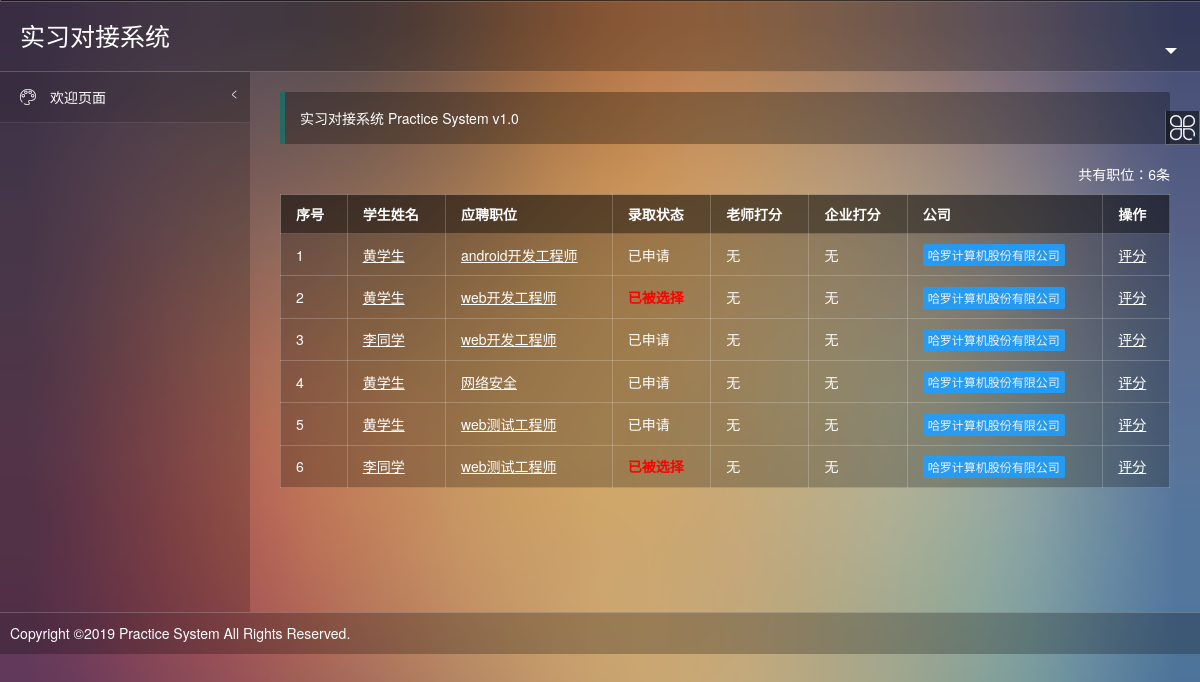
The page /practice/enterprise/internmanage/ (signed in) on the database as committed earlier.
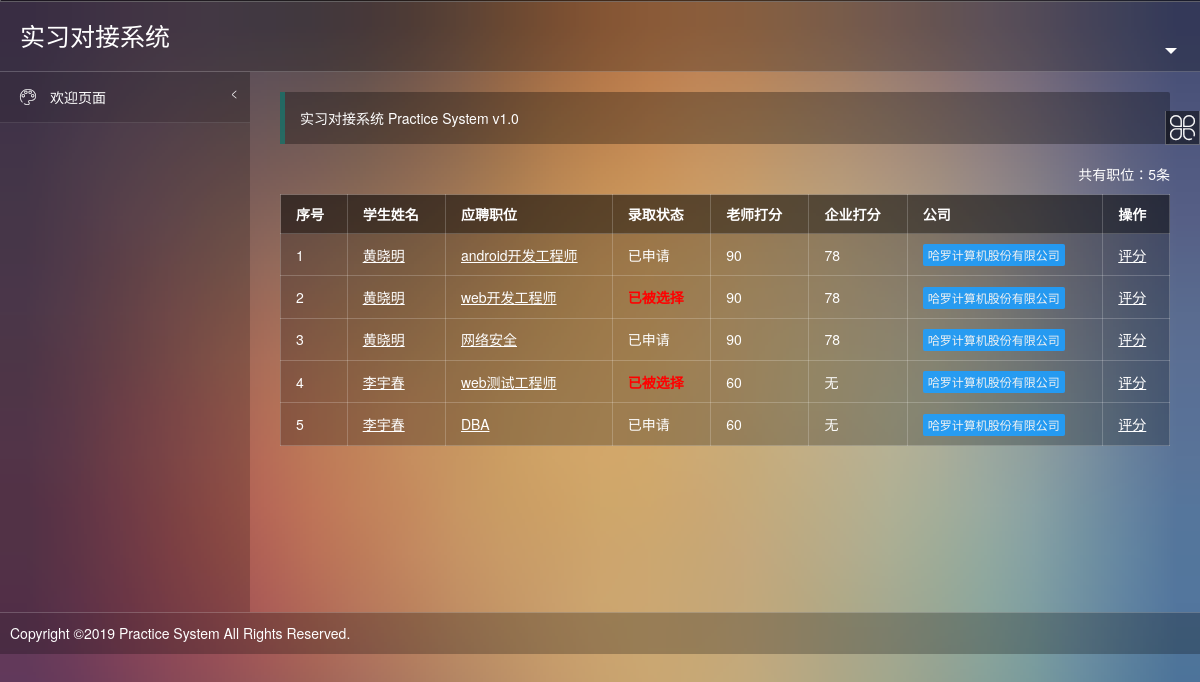
The same page on the database as committed later.
### practice/models.py (models this page shows, shortened)
class Choice(models.Model):
    choice_id = models.IntegerField(primary_key=True)
    job_id = models.ForeignKey(Job, db_column='job_id', on_delete=models.CASCADE)
    stu_id = models.ForeignKey(Student, db_column='stu_id', on_delete=models.CASCADE)
    result = models.BooleanField(default=False)

class Student(models.Model):
    stu_id = models.IntegerField(primary_key=True, db_column='stu_id',  blank=False)
    tea_id = models.ForeignKey(Teacher,  db_column='tea_id',  on_delete=models.CASCADE)
    stu_pwd = models.CharField(max_length=20)
    stu_name = models.CharField(max_length=10)
    stu_age = models.IntegerField(default=0)
    phone_num = models.CharField(max_length=11)
    e_mail = models.CharField(max_length=15)
    major = models.CharField(max_length=20)
    grade = models.IntegerField(default=0)
    stu_class = models.CharField(max_length=10)
    address = models.CharField(max_length=40)
    political_status = models.CharField(max_length=10)
    target_post = models.CharField(max_length=20)
    intention_area = models.CharField(max_length=40)
    resume = models.FileField(upload_to='practice/resume/')
    tripartite_agreement = models.BooleanField(default=False)
    practice_agreement = models.BooleanField(default=False)
    employment_agreement = models.BooleanField(default=False)
    tea_mark = models.IntegerField(default=0)
    ent_mark = models.IntegerField(default=0)

class Job(models.Model):
    job_id = models.IntegerField(primary_key=True,  db_column='job_id')
    ent_id = models.ForeignKey(Enterprise,  db_column='ent_id',  on_delete=models.CASCADE)
    job_name = models.CharField(max_length=20)
    job_desc = models.CharField(max_length=100)
    employ_num = models.IntegerField(default=0)
    salary = models.IntegerField(default=0)
    job_time = models.IntegerField(default=0)

class Enterprise(models.Model):
    ent_id = models.IntegerField(primary_key=True, db_column='ent_id',  blank=False)
    ent_pwd = models.CharField(max_length=20)
    ent_name = models.CharField(max_length=40)
    introduction = models.CharField(max_length=150)
    ent_address = models.CharField(max_length=40)
    ent_phone = models.CharField(max_length=11)
    ent_email = models.CharField(max_length=15)
    principal = models.CharField(max_length=10)

### practice/enterprise/views.py (the view)
# urls.py: path('internmanage/', views.internmanage, name='internmanage'),
def internmanage(request):
    session = request.session
    role_id = int(session['role_id'])
    ent_id = int(session['user_id'])
    context = {}
    context['menu'] = daoapp.getMenu(role_id=role_id)
    context['username'] = daoapp.getUsername(role_id, ent_id)
    enterprise = Enterprise.objects.get(ent_id=ent_id)
    jobs = Job.objects.filter(ent_id=enterprise)
    choices = []
    for job in jobs:
        choices += Choice.objects.filter(job_id=job)
    context['choices'] = choices
    context['role_name'] = 'enterprise'
    return render(request, 'practice/studentlist.html', context)

### practice/daoapp.py (called while the page is built)
def getMenu(role_id):
    role_id = int(role_id)
    datas = Menu.objects.filter(role_id = role_id)
    parentMenu = {}
    menu = {}
    for m in datas:
        if m.parent_id == 0:
            parentMenu[m.menu_id] = m.menu_name
            menu[m.menu_name] = {}
            menu[m.menu_name][m.menu_name] = m.url_name
    for m in datas:
        if m.parent_id != 0:
            pmenuname = parentMenu[m.parent_id]
            if pmenuname in menu[pmenuname].keys():
                del menu[pmenuname][pmenuname]
            menu[pmenuname][m.menu_name] = m.url_name
    return menu

def getUsername(role_id, user_id):
    username = ''
    if not isinstance(role_id, int) or not isinstance(user_id, int):
        return None
    if role_id == 2:    #如果是老师
        username = Teacher.objects.get(tea_id=user_id).tea_name
    elif role_id == 3:  #如果是企业
        username = Enterprise.objects.get(ent_id=user_id).ent_name
    elif role_id == 4:  #如果是学生
        username = Student.objects.get(stu_id=user_id).stu_name
    return username

### practice/templates/practice/studentlist.html (shortened to what this page needs)
{% extends 'practice/template.html' %}
{% block frame %}
<span class="x-right" style="line-height:40px">共有职位：{{ choices|length }}条</span>
<table class="layui-table">
    <thead>
    <tr>
        <th>
            序号
        </th>
        <th>
            学生姓名
        </th>
        <th>
            应聘职位
        </th>
        <th>
            录取状态
        </th>
        <th>
            老师打分
        </th>
        <th>
            企业打分
        </th>
        <th>
            公司
        </th>
        <th>
            操作
        </th>
    </tr>
    </thead>
    <tbody>
    {% for choice in choices %}
    <tr>
        <td>
            {{ forloop.counter }}
        </td>
        <td>
            <a href="/practice/{{ role_name }}/information{% if role_name == 'teacher' %}student{% endif %}/{{ choice.stu_id.stu_id }}/">
                <u>{{ choice.stu_id.stu_name }}</u>
            </a>
        </td>
        <td >
            <u style="cursor:pointer" onclick="member_show('{{ choice.job_id.job_name }}','/practice/{{ role_name }}/showjob/{{ choice.job_id.job_id }}/','800','500')">
                {{ choice.job_id.job_name }}
            </u>
        </td>
        <td >
            {% if choice.result %}
            <b style="color: red">已被选择</b>
            {% else %}
            已申请
            {% endif %}
        </td>
        <td >
            {% if choice.stu_id.tea_mark %}{{ choice.stu_id.tea_mark }}{% else %}无{% endif %}
        </td>
        <td >
            {% if choice.stu_id.ent_mark %}{{ choice.stu_id.ent_mark }}{% else %}无{% endif %}
        </td>
        <td class="td-status">
            <span class="layui-btn layui-btn-normal layui-btn-mini">
                {% if role_name == 'teacher' %}
                <a href="/practice/{{ role_name }}/information/{{ choice.job_id.ent_id.ent_id }}/">{{ choice.job_id.ent_id.ent_name }}</a>
                {% else %}
                <a href="/practice/{{ role_name }}/">{{ choice.job_id.ent_id.ent_name }}</a>
                {% endif %}
            </span>
        </td>
        <td class="td-manage">
            <u style="cursor:pointer" >
                <a href="javascript:mark({{ choice.stu_id.stu_id }})">评分</a>
            </u>
        </td>
    </tr>
    {% endfor %}
    </tbody>
</table>
{% endblock %}

Rows that differ between the two databases and show on the page:
removed Choice: stu_id.stu_name "李同学", job_id.job_name "web开发工程师", result "已申请", shows "无", job_id.ent_id.ent_name "哈罗计算机股份有限公司"
removed Choice: stu_id.stu_name "黄学生", job_id.job_name "web测试工程师", result "已申请", shows "无", job_id.ent_id.ent_name "哈罗计算机股份有限公司"
changed through a linked row, Choice "android开发工程师": stu_id.stu_name "黄学生" → "黄晓明"; stu_id.tea_mark (not shown) → "90"; stu_id.ent_mark (not shown) → "78"; no longer shows "无 无"
changed through a linked row, Choice "web开发工程师": stu_id.stu_name "黄学生" → "黄晓明"; stu_id.tea_mark (not shown) → "90"; stu_id.ent_mark (not shown) → "78"; no longer shows "无 无"
changed through a linked row, Choice "网络安全": stu_id.stu_name "黄学生" → "黄晓明"; stu_id.tea_mark (not shown) → "90"; stu_id.ent_mark (not shown) → "78"; no longer shows "无 无"
changed through a linked row, Choice "web测试工程师": stu_id.stu_name "李同学" → "李宇春"; stu_id.tea_mark (not shown) → "60"; no longer shows "无"
added Choice: stu_id.stu_name "李宇春", job_id.job_name "DBA", result "已申请", stu_id.tea_mark "60", shows "无", job_id.ent_id.ent_name "哈罗计算机股份有限公司"
Other text that changed with them:
{{ choices|length }}: "6" → "5"
